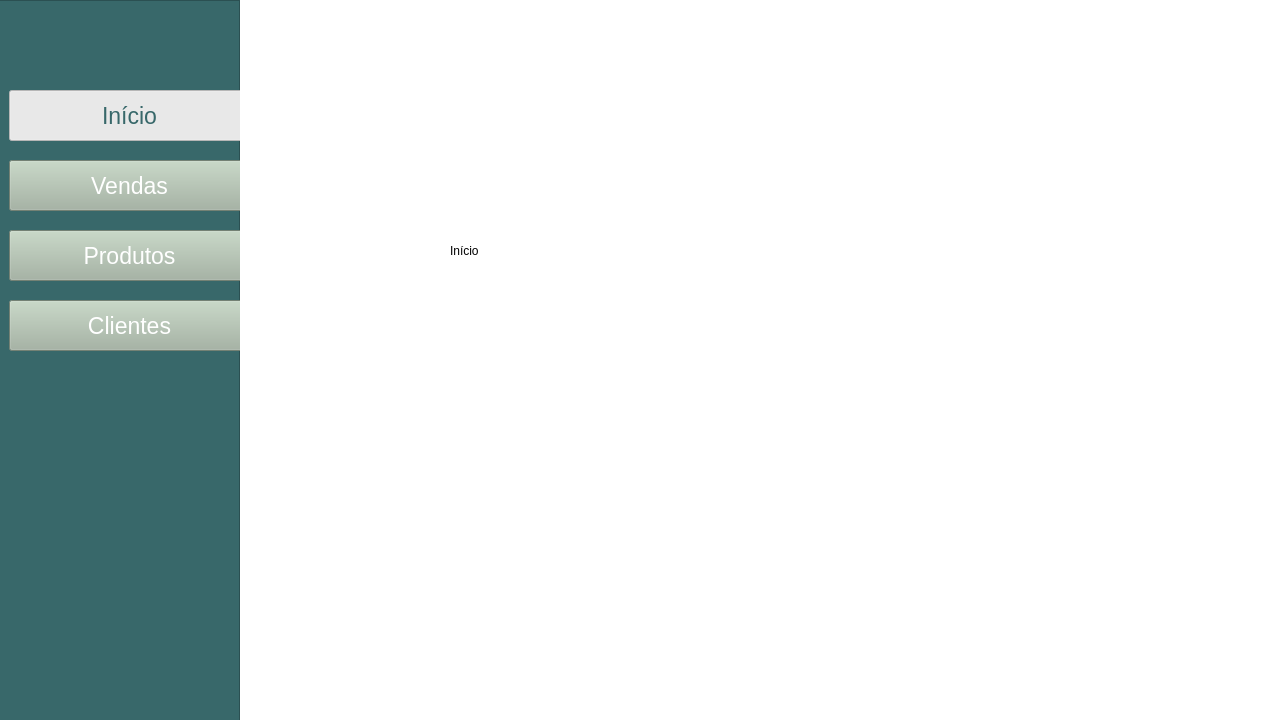
<?xml version="1.0" encoding="UTF-8"?>
<ui version="4.0">
 <class>MainWindow</class>
 <widget class="QMainWindow" name="MainWindow">
  <property name="enabled">
   <bool>true</bool>
  </property>
  <property name="geometry">
   <rect>
    <x>0</x>
    <y>0</y>
    <width>1280</width>
    <height>720</height>
   </rect>
  </property>
  <property name="windowTitle">
   <string>MainWindow</string>
  </property>
  <property name="styleSheet">
   <string notr="true">background-color: #FFFFFF;</string>
  </property>
  <widget class="QWidget" name="centralwidget">
   <widget class="QWidget" name="horizontalLayoutWidget">
    <property name="geometry">
     <rect>
      <x>-1</x>
      <y>0</y>
      <width>241</width>
      <height>731</height>
     </rect>
    </property>
    <layout class="QHBoxLayout" name="horizontalLayout">
     <item>
      <widget class="QFrame" name="frame">
       <property name="enabled">
        <bool>true</bool>
       </property>
       <property name="whatsThis">
        <string/>
       </property>
       <property name="autoFillBackground">
        <bool>false</bool>
       </property>
       <property name="styleSheet">
        <string notr="true">QFrame{
	 background-color: #38686A;
}

QPushButton{
color: #FFFFFF;
background-color: #A3B4A2;
font-size: 23px;
font-family: 'Segoe UI';
}

QPushButton:checked{
  background-color:#FFFFFF; 
  color: #38686A; 
font-size: 23px;
font-family: 'Segoe UI';
}
</string>
       </property>
       <property name="frameShape">
        <enum>QFrame::StyledPanel</enum>
       </property>
       <property name="frameShadow">
        <enum>QFrame::Raised</enum>
       </property>
       <widget class="QPushButton" name="btn_tela_inicio">
        <property name="geometry">
         <rect>
          <x>10</x>
          <y>90</y>
          <width>241</width>
          <height>51</height>
         </rect>
        </property>
        <property name="styleSheet">
         <string notr="true"/>
        </property>
        <property name="text">
         <string>Início</string>
        </property>
        <property name="checkable">
         <bool>true</bool>
        </property>
        <property name="checked">
         <bool>true</bool>
        </property>
        <property name="autoRepeat">
         <bool>false</bool>
        </property>
        <property name="autoExclusive">
         <bool>true</bool>
        </property>
        <property name="autoRepeatDelay">
         <number>300</number>
        </property>
        <property name="default">
         <bool>false</bool>
        </property>
        <property name="flat">
         <bool>false</bool>
        </property>
       </widget>
       <widget class="QPushButton" name="btn_tela_vendas">
        <property name="geometry">
         <rect>
          <x>10</x>
          <y>160</y>
          <width>241</width>
          <height>51</height>
         </rect>
        </property>
        <property name="styleSheet">
         <string notr="true"/>
        </property>
        <property name="text">
         <string>Vendas</string>
        </property>
        <property name="checkable">
         <bool>true</bool>
        </property>
        <property name="autoExclusive">
         <bool>true</bool>
        </property>
       </widget>
       <widget class="QPushButton" name="btn_tela_produtos">
        <property name="geometry">
         <rect>
          <x>10</x>
          <y>230</y>
          <width>241</width>
          <height>51</height>
         </rect>
        </property>
        <property name="styleSheet">
         <string notr="true"/>
        </property>
        <property name="text">
         <string>Produtos</string>
        </property>
        <property name="checkable">
         <bool>true</bool>
        </property>
        <property name="autoExclusive">
         <bool>true</bool>
        </property>
       </widget>
       <widget class="QPushButton" name="btn_tela_clientes">
        <property name="geometry">
         <rect>
          <x>10</x>
          <y>300</y>
          <width>241</width>
          <height>51</height>
         </rect>
        </property>
        <property name="styleSheet">
         <string notr="true"/>
        </property>
        <property name="text">
         <string>Clientes</string>
        </property>
        <property name="checkable">
         <bool>true</bool>
        </property>
        <property name="checked">
         <bool>false</bool>
        </property>
        <property name="autoExclusive">
         <bool>true</bool>
        </property>
       </widget>
      </widget>
     </item>
    </layout>
   </widget>
   <widget class="QStackedWidget" name="stackedWidget">
    <property name="geometry">
     <rect>
      <x>240</x>
      <y>0</y>
      <width>1031</width>
      <height>721</height>
     </rect>
    </property>
    <property name="whatsThis">
     <string/>
    </property>
    <widget class="QWidget" name="page_inicio">
     <widget class="QLabel" name="label">
      <property name="geometry">
       <rect>
        <x>210</x>
        <y>210</y>
        <width>341</width>
        <height>81</height>
       </rect>
      </property>
      <property name="text">
       <string>Início</string>
      </property>
     </widget>
    </widget>
    <widget class="QWidget" name="page_vendas">
     <widget class="QLabel" name="label_2">
      <property name="geometry">
       <rect>
        <x>220</x>
        <y>220</y>
        <width>341</width>
        <height>81</height>
       </rect>
      </property>
      <property name="text">
       <string>Vendaas</string>
      </property>
     </widget>
    </widget>
    <widget class="QWidget" name="page_produtos">
     <widget class="QLabel" name="label_3">
      <property name="geometry">
       <rect>
        <x>230</x>
        <y>190</y>
        <width>341</width>
        <height>81</height>
       </rect>
      </property>
      <property name="text">
       <string>Produtos</string>
      </property>
     </widget>
    </widget>
    <widget class="QWidget" name="page_clientes">
     <widget class="QLabel" name="label_4">
      <property name="geometry">
       <rect>
        <x>200</x>
        <y>220</y>
        <width>341</width>
        <height>81</height>
       </rect>
      </property>
      <property name="text">
       <string>Clientes</string>
      </property>
     </widget>
    </widget>
   </widget>
  </widget>
  <action name="actionmenu_item_2">
   <property name="text">
    <string>opt-1</string>
   </property>
  </action>
  <action name="actionopt_2">
   <property name="text">
    <string>opt-2</string>
   </property>
  </action>
  <action name="actionopt_3">
   <property name="text">
    <string>opt-3</string>
   </property>
  </action>
  <action name="actionSair">
   <property name="text">
    <string>Sair</string>
   </property>
  </action>
  <action name="actionopt_1">
   <property name="text">
    <string>opt-1</string>
   </property>
  </action>
  <action name="actionopt_4">
   <property name="text">
    <string>opt-2</string>
   </property>
  </action>
 </widget>
 <resources>
  <include location="../../resources/resources.qrc"/>
 </resources>
 <connections/>
</ui>
